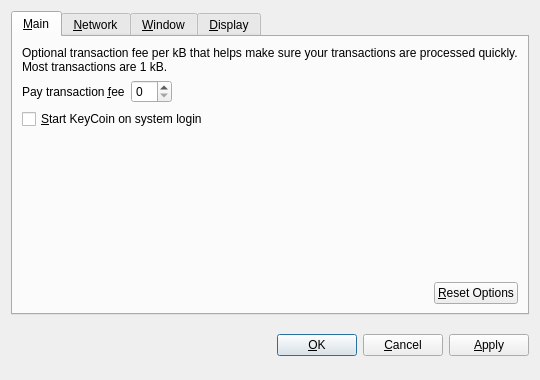
<?xml version="1.0" encoding="UTF-8"?>
<ui version="4.0">
 <class>OptionsDialog</class>
 <widget class="QDialog" name="OptionsDialog">
  <property name="geometry">
   <rect>
    <x>0</x>
    <y>0</y>
    <width>540</width>
    <height>380</height>
   </rect>
  </property>
  <property name="windowTitle">
   <string>Options</string>
  </property>
  <property name="modal">
   <bool>true</bool>
  </property>
  <layout class="QVBoxLayout" name="verticalLayout">
   <item>
    <widget class="QTabWidget" name="tabWidget">
     <property name="tabPosition">
      <enum>QTabWidget::North</enum>
     </property>
     <property name="currentIndex">
      <number>0</number>
     </property>
     <widget class="QWidget" name="tabMain">
      <attribute name="title">
       <string>&amp;Main</string>
      </attribute>
      <layout class="QVBoxLayout" name="verticalLayout_Main">
       <item>
        <widget class="QLabel" name="transactionFeeInfoLabel">
         <property name="text">
          <string>Optional transaction fee per kB that helps make sure your transactions are processed quickly. Most transactions are 1 kB.</string>
         </property>
         <property name="textFormat">
          <enum>Qt::PlainText</enum>
         </property>
         <property name="wordWrap">
          <bool>true</bool>
         </property>
        </widget>
       </item>
       <item>
        <layout class="QHBoxLayout" name="horizontalLayout_1_Main">
         <item>
          <widget class="QLabel" name="transactionFeeLabel">
           <property name="text">
            <string>Pay transaction &amp;fee</string>
           </property>
           <property name="textFormat">
            <enum>Qt::PlainText</enum>
           </property>
           <property name="buddy">
            <cstring>transactionFee</cstring>
           </property>
          </widget>
         </item>
         <item>
          <widget class="BitcoinAmountField" name="transactionFee"/>
         </item>
         <item>
          <spacer name="horizontalSpacer_1_Main">
           <property name="orientation">
            <enum>Qt::Horizontal</enum>
           </property>
           <property name="sizeHint" stdset="0">
            <size>
             <width>40</width>
             <height>20</height>
            </size>
           </property>
          </spacer>
         </item>
        </layout>
       </item>
       <item>
        <widget class="QCheckBox" name="bitcoinAtStartup">
         <property name="toolTip">
          <string>Automatically start KeyCoin after logging in to the system.</string>
         </property>
         <property name="text">
          <string>&amp;Start KeyCoin on system login</string>
         </property>
        </widget>
       </item>
       <item>
        <spacer name="verticalSpacer_Main">
         <property name="orientation">
          <enum>Qt::Vertical</enum>
         </property>
         <property name="sizeHint" stdset="0">
          <size>
           <width>20</width>
           <height>40</height>
          </size>
         </property>
        </spacer>
       </item>
       <item>
        <layout class="QHBoxLayout" name="horizontalLayout_2_Main">
         <item>
          <spacer name="horizontalSpacer_2_Main">
           <property name="orientation">
            <enum>Qt::Horizontal</enum>
           </property>
           <property name="sizeHint" stdset="0">
            <size>
             <width>40</width>
             <height>20</height>
            </size>
           </property>
          </spacer>
         </item>
         <item>
          <widget class="QPushButton" name="resetButton">
           <property name="toolTip">
            <string>Reset all client options to default.</string>
           </property>
           <property name="text">
            <string>&amp;Reset Options</string>
           </property>
           <property name="autoDefault">
            <bool>false</bool>
           </property>
          </widget>
         </item>
        </layout>
       </item>
      </layout>
     </widget>
     <widget class="QWidget" name="tabNetwork">
      <attribute name="title">
       <string>&amp;Network</string>
      </attribute>
      <layout class="QVBoxLayout" name="verticalLayout_Network">
       <item>
        <widget class="QCheckBox" name="mapPortUpnp">
         <property name="toolTip">
          <string>Automatically open the KeyCoin client port on the router. This only works when your router supports UPnP and it is enabled.</string>
         </property>
         <property name="text">
          <string>Map port using &amp;UPnP</string>
         </property>
        </widget>
       </item>
       <item>
        <widget class="QCheckBox" name="connectSocks">
         <property name="toolTip">
          <string>Connect to the KeyCoin network through a SOCKS proxy (e.g. when connecting through Tor).</string>
         </property>
         <property name="text">
          <string>&amp;Connect through SOCKS proxy:</string>
         </property>
        </widget>
       </item>
       <item>
        <layout class="QHBoxLayout" name="horizontalLayout_Network">
         <item>
          <widget class="QLabel" name="proxyIpLabel">
           <property name="text">
            <string>Proxy &amp;IP:</string>
           </property>
           <property name="textFormat">
            <enum>Qt::PlainText</enum>
           </property>
           <property name="buddy">
            <cstring>proxyIp</cstring>
           </property>
          </widget>
         </item>
         <item>
          <widget class="QValidatedLineEdit" name="proxyIp">
           <property name="maximumSize">
            <size>
             <width>140</width>
             <height>16777215</height>
            </size>
           </property>
           <property name="toolTip">
            <string>IP address of the proxy (e.g. 127.0.0.1)</string>
           </property>
          </widget>
         </item>
         <item>
          <widget class="QLabel" name="proxyPortLabel">
           <property name="text">
            <string>&amp;Port:</string>
           </property>
           <property name="textFormat">
            <enum>Qt::PlainText</enum>
           </property>
           <property name="buddy">
            <cstring>proxyPort</cstring>
           </property>
          </widget>
         </item>
         <item>
          <widget class="QLineEdit" name="proxyPort">
           <property name="maximumSize">
            <size>
             <width>55</width>
             <height>16777215</height>
            </size>
           </property>
           <property name="toolTip">
            <string>Port of the proxy (e.g. 9050)</string>
           </property>
          </widget>
         </item>
         <item>
          <widget class="QLabel" name="socksVersionLabel">
           <property name="text">
            <string>SOCKS &amp;Version:</string>
           </property>
           <property name="textFormat">
            <enum>Qt::PlainText</enum>
           </property>
           <property name="buddy">
            <cstring>socksVersion</cstring>
           </property>
          </widget>
         </item>
         <item>
          <widget class="QValueComboBox" name="socksVersion">
           <property name="toolTip">
            <string>SOCKS version of the proxy (e.g. 5)</string>
           </property>
          </widget>
         </item>
         <item>
          <spacer name="horizontalSpacer_Network">
           <property name="orientation">
            <enum>Qt::Horizontal</enum>
           </property>
           <property name="sizeHint" stdset="0">
            <size>
             <width>40</width>
             <height>20</height>
            </size>
           </property>
          </spacer>
         </item>
        </layout>
       </item>
       <item>
        <spacer name="verticalSpacer_Network">
         <property name="orientation">
          <enum>Qt::Vertical</enum>
         </property>
         <property name="sizeHint" stdset="0">
          <size>
           <width>20</width>
           <height>40</height>
          </size>
         </property>
        </spacer>
       </item>
      </layout>
     </widget>
     <widget class="QWidget" name="tabWindow">
      <attribute name="title">
       <string>&amp;Window</string>
      </attribute>
      <layout class="QVBoxLayout" name="verticalLayout_Window">
       <item>
        <widget class="QCheckBox" name="minimizeToTray">
         <property name="toolTip">
          <string>Show only a tray icon after minimizing the window.</string>
         </property>
         <property name="text">
          <string>&amp;Minimize to the tray instead of the taskbar</string>
         </property>
        </widget>
       </item>
       <item>
        <widget class="QCheckBox" name="minimizeOnClose">
         <property name="toolTip">
          <string>Minimize instead of exit the application when the window is closed. When this option is enabled, the application will be closed only after selecting Quit in the menu.</string>
         </property>
         <property name="text">
          <string>M&amp;inimize on close</string>
         </property>
        </widget>
       </item>
       <item>
        <spacer name="verticalSpacer_Window">
         <property name="orientation">
          <enum>Qt::Vertical</enum>
         </property>
         <property name="sizeHint" stdset="0">
          <size>
           <width>20</width>
           <height>40</height>
          </size>
         </property>
        </spacer>
       </item>
      </layout>
     </widget>
     <widget class="QWidget" name="tabDisplay">
      <attribute name="title">
       <string>&amp;Display</string>
      </attribute>
      <layout class="QVBoxLayout" name="verticalLayout_Display">
       <item>
        <layout class="QHBoxLayout" name="horizontalLayout_1_Display">
         <item>
          <widget class="QLabel" name="langLabel">
           <property name="text">
            <string>User Interface &amp;language:</string>
           </property>
           <property name="textFormat">
            <enum>Qt::PlainText</enum>
           </property>
           <property name="buddy">
            <cstring>lang</cstring>
           </property>
          </widget>
         </item>
         <item>
          <widget class="QValueComboBox" name="lang">
           <property name="toolTip">
            <string>The user interface language can be set here. This setting will take effect after restarting KeyCoin.</string>
           </property>
          </widget>
         </item>
        </layout>
       </item>
       <item>
        <layout class="QHBoxLayout" name="horizontalLayout_2_Display">
         <item>
          <widget class="QLabel" name="unitLabel">
           <property name="text">
            <string>&amp;Unit to show amounts in:</string>
           </property>
           <property name="textFormat">
            <enum>Qt::PlainText</enum>
           </property>
           <property name="buddy">
            <cstring>unit</cstring>
           </property>
          </widget>
         </item>
         <item>
          <widget class="QValueComboBox" name="unit">
           <property name="toolTip">
            <string>Choose the default subdivision unit to show in the interface and when sending coins.</string>
           </property>
          </widget>
         </item>
        </layout>
       </item>
       <item>
        <widget class="QCheckBox" name="displayAddresses">
         <property name="toolTip">
          <string>Whether to show KeyCoin addresses in the transaction list or not.</string>
         </property>
         <property name="text">
          <string>&amp;Display addresses in transaction list</string>
         </property>
        </widget>
       </item>
       <item>
        <spacer name="verticalSpacer_Display">
         <property name="orientation">
          <enum>Qt::Vertical</enum>
         </property>
         <property name="sizeHint" stdset="0">
          <size>
           <width>20</width>
           <height>40</height>
          </size>
         </property>
        </spacer>
       </item>
      </layout>
     </widget>
    </widget>
   </item>
   <item>
    <layout class="QHBoxLayout" name="horizontalLayout_Buttons">
     <item>
      <spacer name="horizontalSpacer_1">
       <property name="orientation">
        <enum>Qt::Horizontal</enum>
       </property>
       <property name="sizeHint" stdset="0">
        <size>
         <width>40</width>
         <height>48</height>
        </size>
       </property>
      </spacer>
     </item>
     <item>
      <widget class="QLabel" name="statusLabel">
       <property name="font">
        <font>
         <weight>75</weight>
         <bold>true</bold>
        </font>
       </property>
       <property name="text">
        <string/>
       </property>
       <property name="textFormat">
        <enum>Qt::PlainText</enum>
       </property>
       <property name="wordWrap">
        <bool>true</bool>
       </property>
      </widget>
     </item>
     <item>
      <spacer name="horizontalSpacer_2">
       <property name="orientation">
        <enum>Qt::Horizontal</enum>
       </property>
       <property name="sizeHint" stdset="0">
        <size>
         <width>40</width>
         <height>48</height>
        </size>
       </property>
      </spacer>
     </item>
     <item>
      <widget class="QPushButton" name="okButton">
       <property name="text">
        <string>&amp;OK</string>
       </property>
      </widget>
     </item>
     <item>
      <widget class="QPushButton" name="cancelButton">
       <property name="text">
        <string>&amp;Cancel</string>
       </property>
       <property name="autoDefault">
        <bool>false</bool>
       </property>
      </widget>
     </item>
     <item>
      <widget class="QPushButton" name="applyButton">
       <property name="text">
        <string>&amp;Apply</string>
       </property>
       <property name="autoDefault">
        <bool>false</bool>
       </property>
      </widget>
     </item>
    </layout>
   </item>
  </layout>
 </widget>
 <customwidgets>
  <customwidget>
   <class>BitcoinAmountField</class>
   <extends>QSpinBox</extends>
   <header>bitcoinamountfield.h</header>
  </customwidget>
  <customwidget>
   <class>QValueComboBox</class>
   <extends>QComboBox</extends>
   <header>qvaluecombobox.h</header>
  </customwidget>
  <customwidget>
   <class>QValidatedLineEdit</class>
   <extends>QLineEdit</extends>
   <header>qvalidatedlineedit.h</header>
  </customwidget>
 </customwidgets>
 <resources/>
 <connections/>
</ui>
